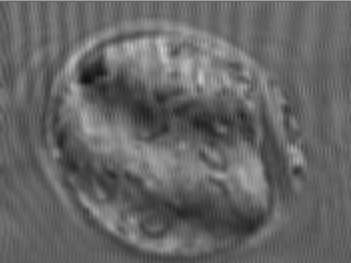
#> input picture final/img.jpg, 351 x 263 px
$ python main.py
#> lines starting #> are read from the running program, lines starting #| are printed output that depends on the picture
import cv2
import numpy as np
from matplotlib import pyplot as plt
import math


def on_mouse(e,x,y,f,p):
    if e==cv2.EVENT_LBUTTONDOWN:
        print((x,y))
    pass

def do_math(img,fn):
    rows, cols = img.shape
    nimg = np.zeros((rows, cols), np.float32)
    for i in range(rows):
        for j in range(cols):
            nimg[i][j] = fn(img[i][j])
    return nimg

img = cv2.imread('img.jpg',cv2.IMREAD_GRAYSCALE)
#> img is the input picture: shape (263, 351); min 14, max 204, mean 101.6

dft = cv2.dft(np.float32(img), flags=cv2.DFT_COMPLEX_OUTPUT)  # 将空间域转换为频率域
dft_shift = np.fft.fftshift(dft)  # 将低频部分移动到图像中心
rows, cols = img.shape
#> rows = 263; cols = 351
# cv2.imshow("dft",cv2.magnitude(dft_shift[:, :, 0], dft_shift[:, :, 1]))
# plt.plot()
f = cv2.magnitude(dft_shift[:, :, 0], dft_shift[:, :, 1])

# cv2.imshow("fft",do_math(f,lambda x:math.log(abs(x)+1))/16)
# cv2.imshow("fft",20*np.log(f))
plt.figure()
plt.subplot(121),plt.imshow(20*np.log(f+1),cmap='gray')
# plt.show()

# cv2.setMouseCallback("fft",on_mouse)
mask = np.zeros((rows, cols, 2), np.float32)
for i in range(rows):
    for j in range(cols):
        mask[i][j] = 1

mask[120:135, 184:188] = 0
mask[120:135, 190:200] = 0# mask[120:135, 190:200] = 0
mask[128:145, 155:165] = 0# mask[128:145, 155:165] = 0
mask[128:145, 167:171] = 0
mask[:, 80:100] = 0 # mask[110:145, 80:100] = 0
mask[:, 255:275] = 0 # mask[110:145, 255:275] = 0

mask[126:130, 173:180] = 0
mask[131:134, 169:177] = 0
# mask[:, 174:176] = 0


m = 5
l = 5
mask[int(rows / 2 - m):int(rows / 2 + m+1), int(cols / 2 - l):int(cols / 2 + l+1)] = 0.01
k1 = 1
k2 = 1
mask[int(rows / 2 - k1):int(rows / 2 + k1+1), int(cols / 2 - k2):int(cols / 2 + k2+1)] = 1.3


# apply mask and inverse DFT
fshift = dft_shift * mask
# fshift[int(rows / 2 - m):int(rows / 2 + m), int(cols / 2 - l):int(cols / 2 + l)]=0

f2 = cv2.magnitude(fshift[:, :, 0], fshift[:, :, 1])
# f2[:, 80:100][20*np.log(f2[:, 80:100]+1)>150]=(math.e**(100/20))
# f2[:, 255:275][20*np.log(f2[:, 255:275]+1)>150]=(math.e**(100/20))
# cv2.imshow("fft2",do_math(f2,lambda x:math.log(abs(x)+1))/16)
plt.subplot(122),plt.imshow(20*np.log(f2+1),cmap='gray')

f_ishift = np.fft.ifftshift(fshift) # fftshit()函数的逆函数，它将频谱图像的中心低频部分移动至左上角
img_back = cv2.idft(f_ishift)/(rows*cols) # 将频率域转化回空间域，输出是一个复数，cv2.idft()返回的是一个双通道图像
img_back2 = cv2.magnitude(img_back[:, :, 0], img_back[:, :, 1]) # idft[:,:,0]求得实部，用idft[:,:,1]求得虚部。
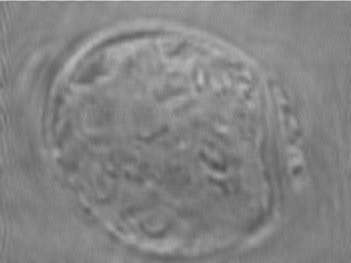
#> img_back2: shape (263, 351) float64; min 81.24, max 211.3, mean 132.1

# [10 lines of commented-out code are left out]
plt.figure()
plt.hist((np.uint8(img_back2)).ravel(), 256)

##局部直方图均衡
img_back3 = np.uint8(img_back2)
clahe = cv2.createCLAHE(clipLimit=5, tileGridSize=(23,23))
img_back3 = clahe.apply(img_back3)
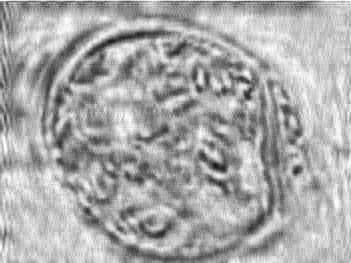
#> img_back3: shape (263, 351); min 20, max 255, mean 169.7
# plt.hist((np.uint8(img_back3)).ravel(), 256)

##图像增强
img_back4 = np.uint8(img_back2)
kernel_1 = np.float32([[0,-1,0],
                        [-1,5,-1],
                        [0,-1,0]])
img_back4 = cv2.filter2D(img_back3,-1,kernel_1)
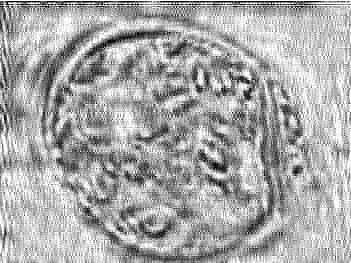
#> img_back4: shape (263, 351); min 0, max 255, mean 169.2
# cv2.imshow('back4',(img_back4))

##试一试对比度拉伸
def stretch(x):
    x1=100
    x2=170
    y1=20
    y2=245
    if x<=0:return 0
    if x>=255:return 255
    if x<=x1:
        return x*y1/x1
    elif x1<x<=x2:
        return (x-x1)*(y2-y1)/(x2-x1)+y1
    else:
        return (x-x2)*(255-y2)/(255-x2)+y2
img_back5 = img_back2.copy()
img_back5 = do_math(img_back5,stretch)
#> the loop in do_math, `for i in range(rows):` made 263 passes
#> after the loop in do_math, `for i in range(rows):`:
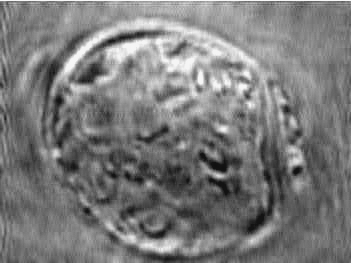
#> nimg: shape (263, 351) float32; min 16.25, max 249.9, mean 123
plt.hist((np.uint8(img_back5)).ravel(), 256)
cv2.imshow('stretch',np.uint8(img_back5))


plt.figure()
plt.subplot(131), plt.imshow(img, cmap='gray')
plt.title('Origin'), plt.xticks([]), plt.yticks([])
plt.subplot(132), plt.imshow(img_back2, cmap='gray')
plt.title('Output'), plt.xticks([]), plt.yticks([])
plt.subplot(133), plt.imshow(img_back3, cmap='gray')
plt.title('Output2'), plt.xticks([]), plt.yticks([])
# plt.subplot(133), plt.imshow(20*np.log(img_back2), cmap='gray') # 归一化图像
# plt.title('normalize'), plt.xticks([]), plt.yticks([])
plt.show()
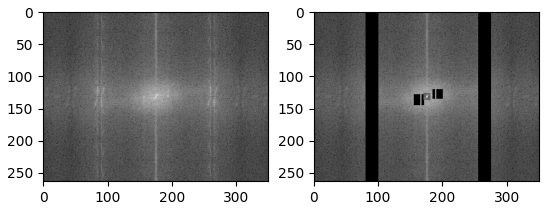
#> figure drawn by matplotlib, 2 panels
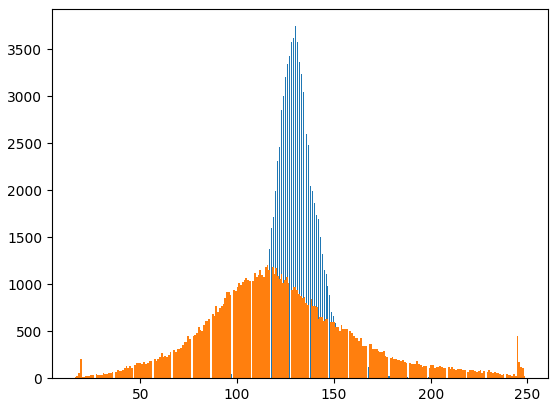
#> figure drawn by matplotlib, 1 panel; tallest bar 3745 high, from x = 129.8 to 130.3; tallest bar 1207 high, from x = 115.2 to 116.1

$ run again, with final/test.png saved as final/img.jpg
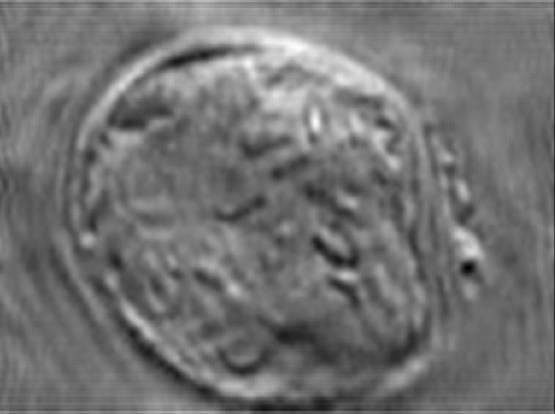
#> input picture final/test.png, 555 x 414 px
#> img is the input picture: shape (414, 555); min 0, max 255, mean 114.2
#> `img_back4 = cv2.filter2D(img_back3,-1,kernel_1)`:
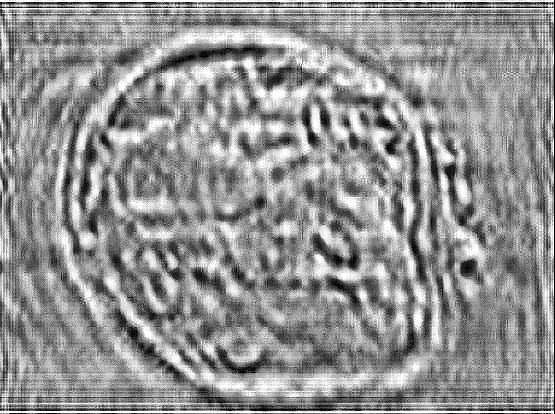
#> img_back4: shape (414, 555); min 0, max 255, mean 146.1
#> the loop in do_math, `for i in range(rows):` made 414 passes
#> `plt.show()`:
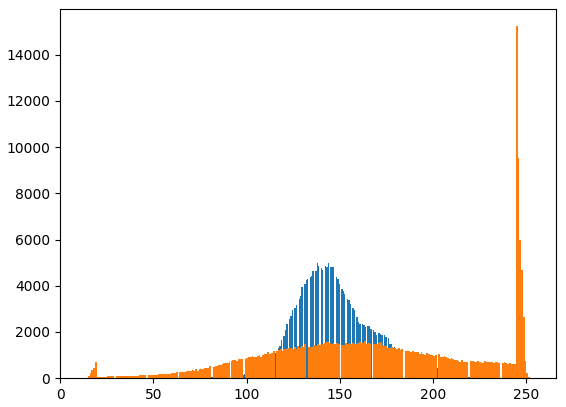
#> figure drawn by matplotlib, 1 panel; tallest bar 4985 high, from x = 143.5 to 144.2; tallest bar 15228 high, from x = 244.5 to 245.5
